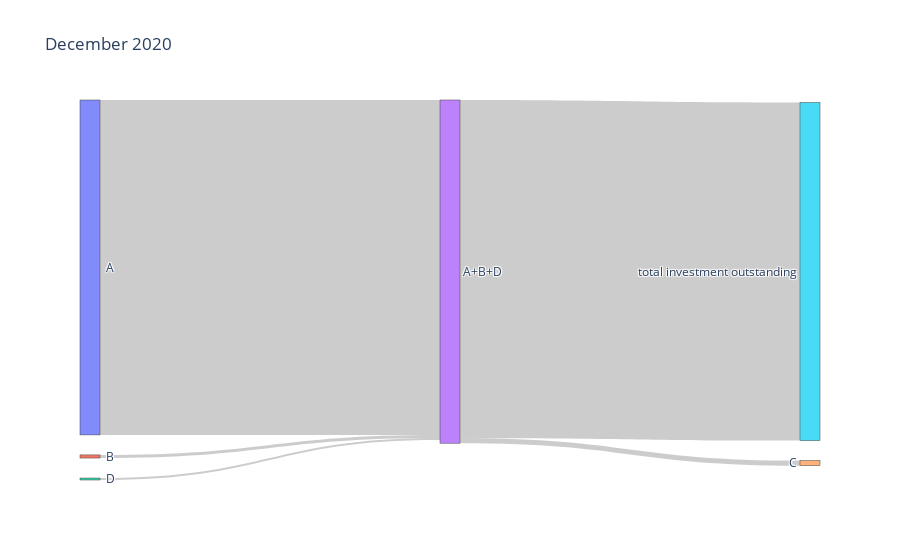

Notebook code for this chart:
### Code cell
import plotly.graph_objects as go

# Define the nodes of the Sankey diagram
nodes = [
    {'label': ' A'},
    {'label': ' B'},
    {'label': ' D'},
    {'label': 'A+B+D'},
    {'label': ' C'},
    {'label': 'total investment outstanding'}
]

# Define the links between the nodes
links = [
    {'source': 0, 'target': 3, 'value': 224825666.5

},  # Node A to Node C with value 10
    {'source': 1, 'target': 3, 'value': 2101075.9
},   # Node B to Node C with value 5
    {'source': 2, 'target': 3, 'value': 1319577.50
},   # Node d to Node c with value 8
    {'source': 3, 'target': 4, 'value':3386890.1
},
    {'source': 3, 'target':5,'value':227011207.1
}
]

# Create the Sankey diagram figure
fig = go.Figure(data=[go.Sankey(
    node=dict(
        label=[node['label'] for node in nodes]
    ),
    link=dict(
        source=[link['source'] for link in links],
        target=[link['target'] for link in links],
        value=[link['value'] for link in links]
    )
)])

# Customize the layout and appearance of the Sankey diagram
fig.update_layout(title_text='December 2020')
fig.show()

### Figure 1 — Plotly figure (JSON) as saved in the notebook; plotly's stock layout.template omitted (floating-point values rounded to 4 significant figures)
{"data": [{"link": {"source": [0, 1, 2, 3, 3], "target": [3, 3, 3, 4, 5], "value": [224800000.0, 2101000.0, 1320000.0, 3387000.0, 227000000.0]}, "node": {"label": [" A", " B", " D", "A+B+D", " C", "total investment outstanding"]}, "type": "sankey"}], "layout": {"title": {"text": "December 2020"}}}
